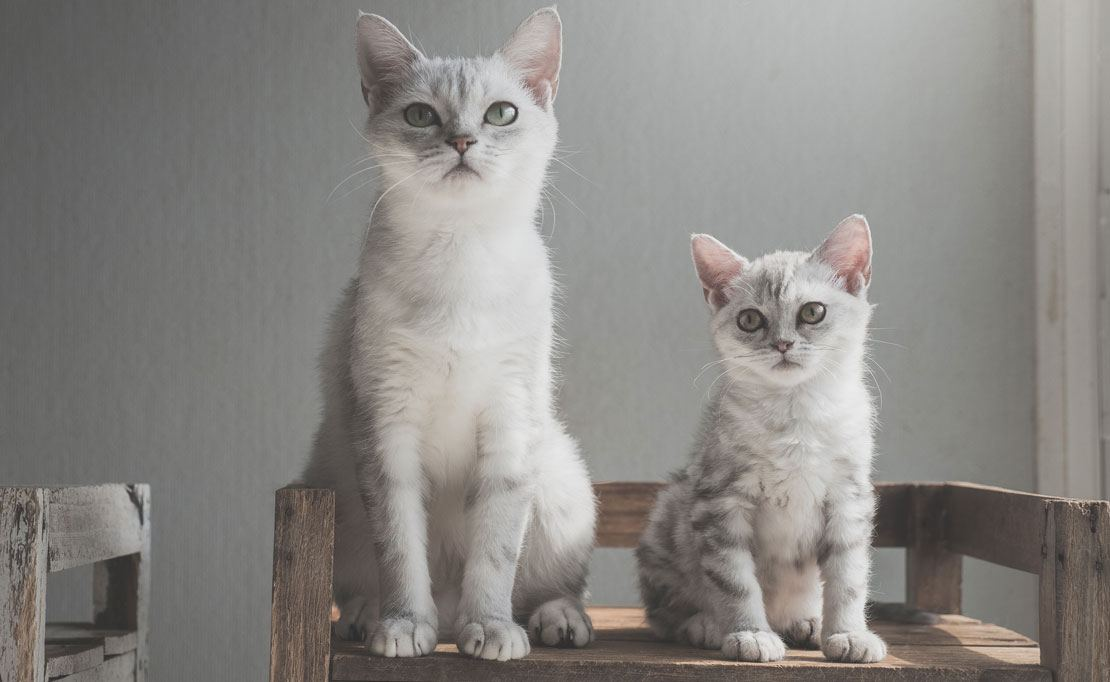
#> input picture AgACAgIAAxkBAAIB0F9roAVc7WYHWL18lUytWxwexcEqAAKyrzEb93ZYSxL8nri9QZQMo2cWmC4AAwEAAwIAA3kAA6jpAAIbBA.jpg, 1110 x 682 px, given in place of Jag.mp4, which was not available
$ jupyter execute 'jpg from video.ipynb'   (text cells are left out)
#> lines starting #> are read from the running program, lines starting #| are printed output that depends on the picture; pictures that were not available may be replaced by others from this repository, and a replacement may not be noted
[cell 1]
import numpy as np
import cv2, os, random,shutil

[cell 2]
#На входе нам нужны:
#1. Структура видео:
#- Путь к видео файлу 1, имя класса 1, нужен ли поворот (применяется, если видео надо развернуть, если 0 то не нужен)
#- Путь к видео файлу 2, имя класса 2, нужен ли поворот (если 0 то не нужен)
#- Путь к видео файлу N, имя класса N, нужен ли поворот (если 0 то не нужен)
_VIDEO =  [
    ["D:\\GitHub\\Videos\\Jag.mp4","jag",0],
    ["D:\\GitHub\\Videos\\Brist.mp4","brist",0]
]

#2.Путь к папке в которой будут созданы файлы
OUT_FOLDER = "D:\\GitHub\\PhotoForDota2"

#3.На сколько процентов уменьшить фото (если не надо уменьшать поставить 100)
scale_percent = 50
#4.Надо ли проводить аугментацию
AUG = False
#5 Процент файлов Validation
_VALID = 20
#6 Процент файлов Test
_TEST = 10

[cell 3]
# Основные процедуры преобразования
def start_video_to_frame():

    # создадим папки
    mk_dir_(os.path.join(OUT_FOLDER, "train"))
    mk_dir_(os.path.join(OUT_FOLDER, "validation"))
    mk_dir_(os.path.join(OUT_FOLDER, "test"))

    # создадим папки меток
    for i in _VIDEO:
        mk_dir_(os.path.join(OUT_FOLDER, "train/%s" %i[1] ))
        mk_dir_(os.path.join(OUT_FOLDER, "validation/%s" %i[1] ))
        mk_dir_(os.path.join(OUT_FOLDER, "test/%s" %i[1] ))

    # сначала все нарезаем в папку train
    index_video = 1
    for i in _VIDEO:
        # получили видео
        convert_video = i[0]
        # папка куда выгружаем
        dir_out = os.path.join(OUT_FOLDER, "train/%s" %i[1])
        # префикс складывеется из префика признака и порядкового номера
        prefix = i[1]+str(index_video)
        # признак необходимости перевернуть видео
        rotate = i[2]
        print("Start convert to ", convert_video,dir_out,prefix,rotate)
        # вызывыаем обработку видео
        video_to_frames(convert_video,dir_out,prefix,rotate)

    # а после того как все нарежем часть случайных файлов перенесем в остальные папки
    # получим пути к папкам
    dir_train = os.path.join(OUT_FOLDER, "train")
    dir_validation = os.path.join(OUT_FOLDER, "validation")
    dir_test = os.path.join(OUT_FOLDER, "test")
    # список папок в папке train
    dir_in_train = os.listdir(dir_train)
    for dir_prizn in dir_in_train:
        # путь к папке с признаками в папке train
        path_dir_prizn = os.path.join(dir_train, dir_prizn)
        # проврим, что это действительно папка
        if os.path.isdir(path_dir_prizn):
            # полуим список файлов
            files = os.listdir(path_dir_prizn)
            # перемешаем их
            random.shuffle(files)
            # найдем количество файлов
            kol_files = len(files)
            # сколько пойдет в валидацию
            num_val = kol_files // 100 * _VALID
            # сколько пойдет в train
            num_test = kol_files // 100 * _TEST
            # массив со списком файлов для валидации
            files_val = files[0:num_val]
            # массив для списка файлов для теста
            files_test = files[num_val + 1:num_val + num_test]
            # обойдем все файлы из массива валидации
            for fv in files_val:
                # и скопируем файлы
                shutil.move(os.path.join(path_dir_prizn, fv),os.path.join(dir_validation, dir_prizn))

            # обойдем все файлы из массива test
            for fv in files_test:
                # и скопируем файлы
                shutil.move(os.path.join(path_dir_prizn, fv),os.path.join(dir_test, dir_prizn))

# функции нарезки фото из видео
def video_to_frames(video, dir_out, prefix,rotate):
    # extract frames from a video and save to directory as 'x.jpg' where
    # x is the frame index
    #video = cv2.VideoCapture('/Users/alexeyvaganov/doc/files/foto_mp/pap.mov')
#> called with video = 'D:\\GitHub\\Videos\\Jag.mp4', dir_out = 'D:\\GitHub\\PhotoForDota2/train/jag', prefix = 'jag1', rotate = 0
    vidcap = cv2.VideoCapture(video)
    count = 0
    while vidcap.isOpened():
        success, image = vidcap.read()
#> image is the input picture: shape (682, 1110, 3); mean B, G, R 131.6, 135, 137.7
        if success:
            img_name = 'img_%s_%d.jpg' % (prefix,count)
            img_path = os.path.join(dir_out, img_name)
            image = autocrop(image, threshold=0)
            cv2.imwrite(img_path,image)
            print("Start convert image ", img_path)
            #convert_image(img_path,rotate)
            if AUG:
                augmentation(dir_out,img_name)
            count += 1
        else:
            break
    # print(count)
    cv2.destroyAllWindows()
    vidcap.release()

# конвертировать картинку
# [38 lines left out: functions convert_image, rotate_bound, not called in this run]

def autocrop(image, threshold=0):
#> called with threshold = 0
    if len(image.shape) == 3:
        flatImage = np.max(image, 2)
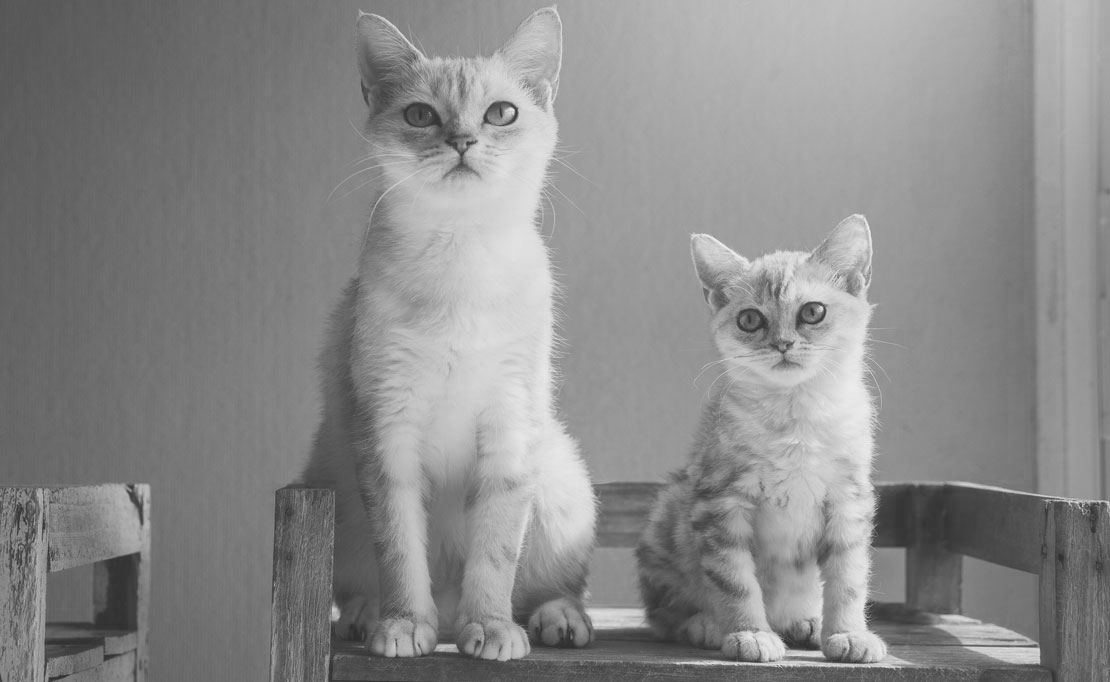
#> flatImage: shape (682, 1110); min 38, max 253, mean 138.1
    else:
        flatImage = image
    assert len(flatImage.shape) == 2

    rows = np.where(np.max(flatImage, 0) > threshold)[0]
#> rows = 1110 values from 0 to 1109
    if rows.size:
        cols = np.where(np.max(flatImage, 1) > threshold)[0]
#> cols = 682 values from 0 to 681
        image = image[cols[0]: cols[-1] + 1, rows[0]: rows[-1] + 1]
    else:
        image = image[:1, :1]

    return image

# создание папки
def mk_dir_ (path):
    if os.path.isdir(path):
        print ("Папка %s существует" %path )
    else:
        os.mkdir(path)
        print ("Создана папка %s " %path )

# функции аугментацию
# [36 lines left out: function augmentation, not called in this run]


$ run again, on AgACAgIAAxkBAAIB0l9roOLX-sZzAywuEWdoLCh1pp8iAAKzrzEb93ZYSw-Qqrt-NItT5vJBli4AAwEAAwIAA3gAA847AgABGwQ.jpg
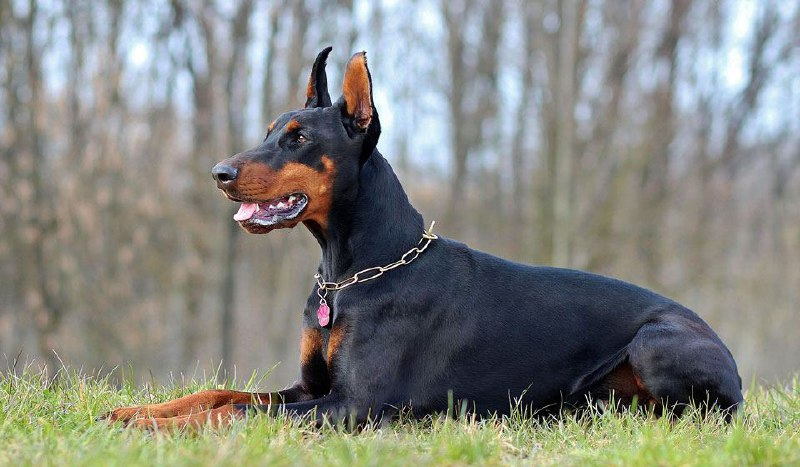
#> input picture AgACAgIAAxkBAAIB0l9roOLX-sZzAywuEWdoLCh1pp8iAAKzrzEb93ZYSw-Qqrt-NItT5vJBli4AAwEAAwIAA3gAA847AgABGwQ.jpg, 800 x 467 px, given in place of Jag.mp4, which was not available
#> in video_to_frames, image is the input picture: shape (467, 800, 3); mean B, G, R 127.8, 134.2, 132.3
#> in autocrop, `flatImage = np.max(image, 2)`:
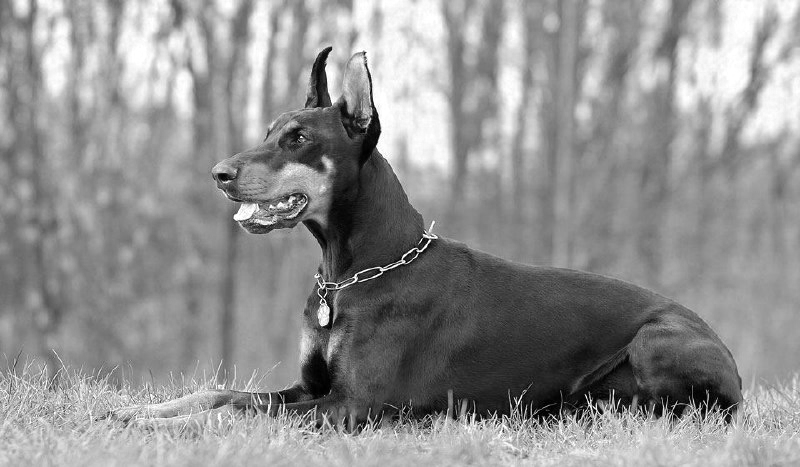
#> flatImage: shape (467, 800); min 0, max 255, mean 144.2
#> rows = 800 values from 0 to 799
#> cols = 467 values from 0 to 466

$ run again, on AgACAgIAAxkBAAIByV9rnjxKUYkLdhi7RqL8XGrYtteoAAKvrzEb93ZYSwjDbXZWGbDCR0oQmC4AAwEAAwIAA3kAAzLwAAIbBA.jpg
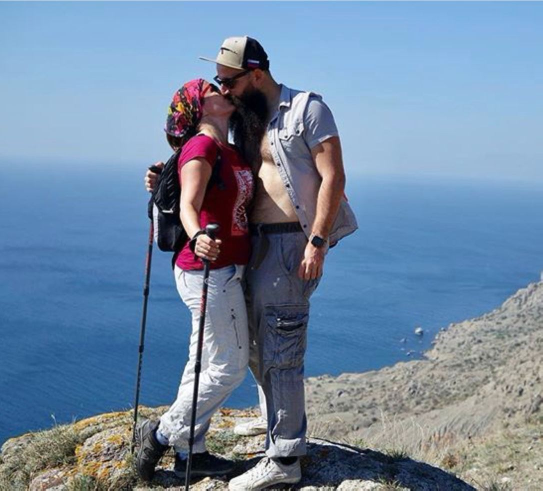
#> input picture AgACAgIAAxkBAAIByV9rnjxKUYkLdhi7RqL8XGrYtteoAAKvrzEb93ZYSwjDbXZWGbDCR0oQmC4AAwEAAwIAA3kAAzLwAAIbBA.jpg, 1085 x 981 px, given in place of Jag.mp4, which was not available (shown at 1/2 size)
#> in video_to_frames, image is the input picture: shape (981, 1085, 3); mean B, G, R 161.3, 135.9, 113.5
#> in autocrop, `flatImage = np.max(image, 2)`:
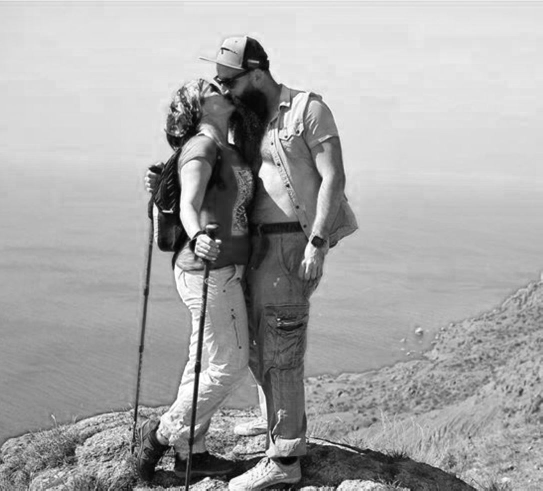
#> flatImage: shape (981, 1085) (shown at 1/2 size); min 0, max 255, mean 167.3
#> rows = 1085 values from 0 to 1084
#> cols = 981 values from 0 to 980
